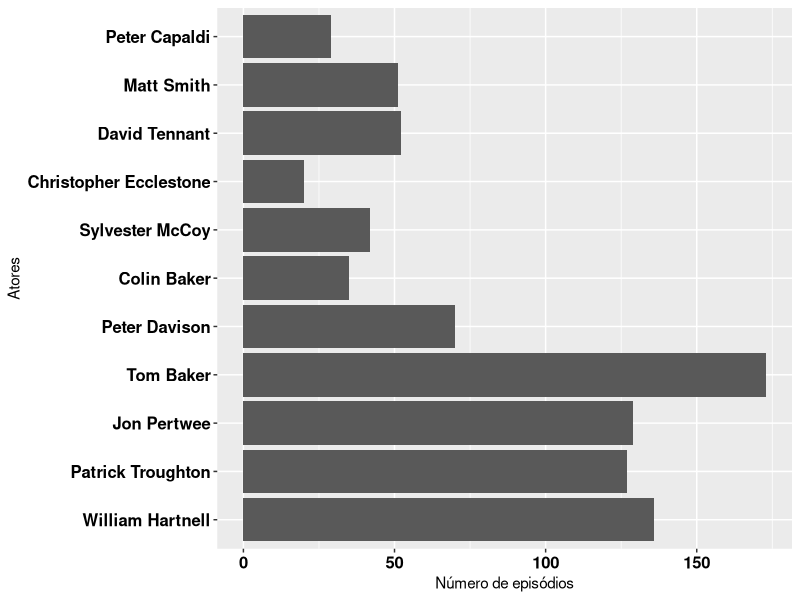
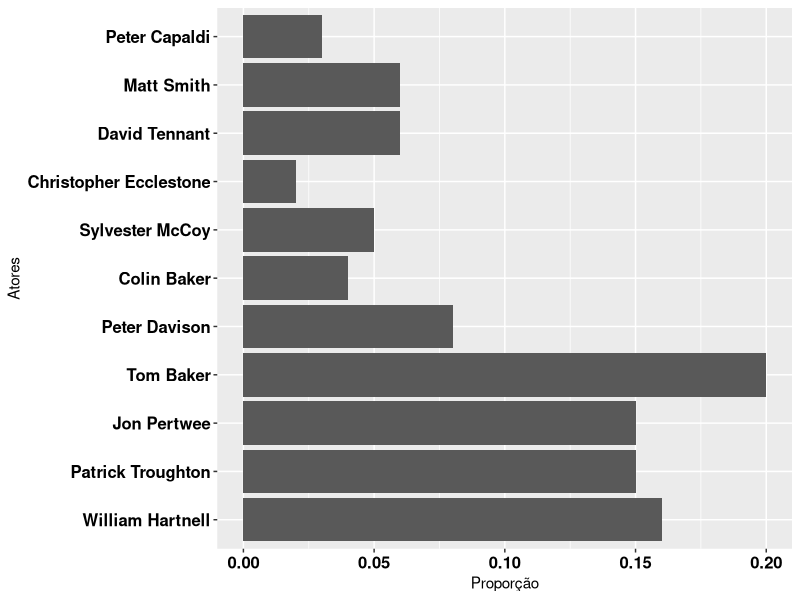
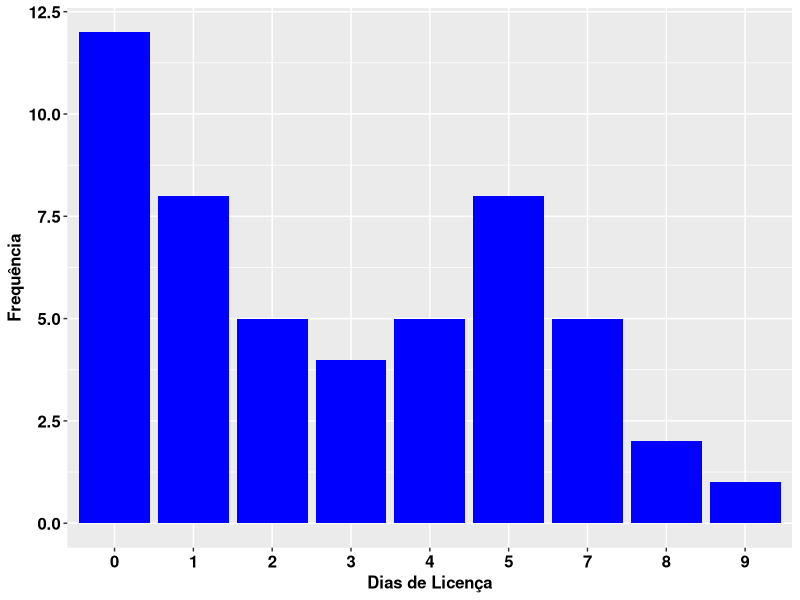
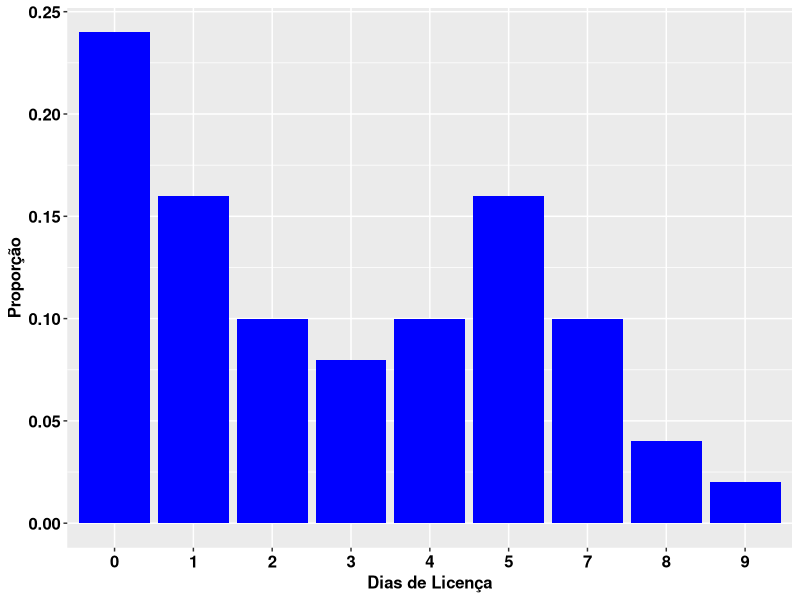
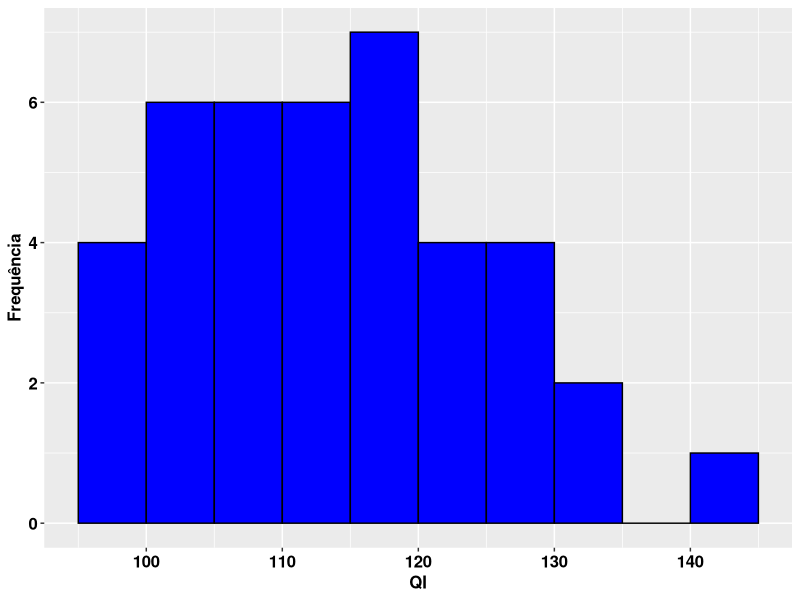
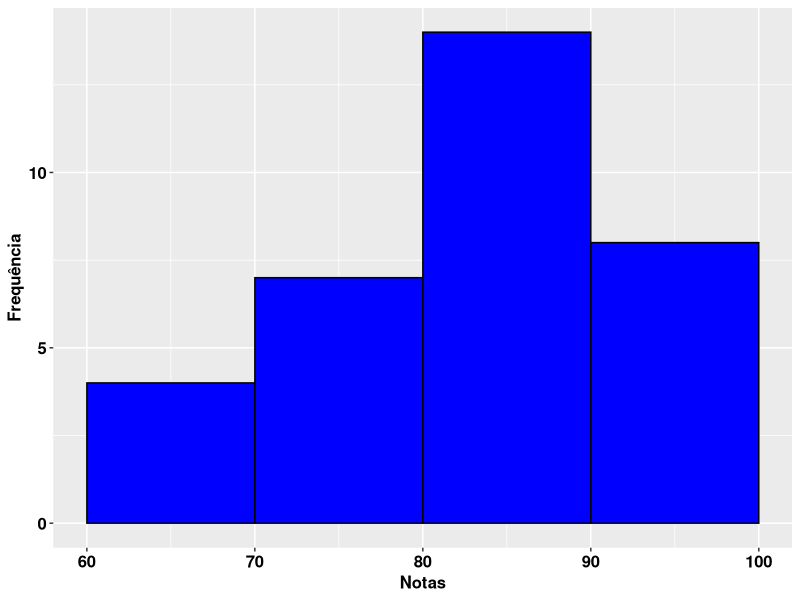

These figures' R source, in order:
## ---- chunk 1
dados <- read.delim("email50.txt", header=TRUE)
dados <- dados[, c("spam", "num_char", "line_breaks", "format", "number")]
library(knitr)
kable(dados)
## ---- chunk 2
dados <- read.delim("email.txt", header=TRUE)
dados <- dados[, c("spam", "num_char", "line_breaks", "format", "number")]
dados$spam1 <- ifelse(dados$spam==0, "not spam", "spam")

addmargins(table(dados$number))

#addmargins(table(dados$spam1,dados$number))
## ---- chunk 3
# http://4dpiecharts.com/2013/08/03/the-tenure-of-doctor-who-incarnations/
# http://www.imdb.com/title/tt0436992/fullcredits?ref_=tt_cl_sm#cast

whos <- data.frame(
  doctor = c(
    "William Hartnell",
    "Patrick Troughton",
    "Jon Pertwee",
    "Tom Baker",
    "Peter Davison",
    "Colin Baker",
    "Sylvester McCoy",
    "Christopher Ecclestone",
    "David Tennant",
    "Matt Smith",
    "Peter Capaldi"
  ),
  n_episodes = c(
    136,
    127,
    129,
    173,
    70,
    35,
    42,
    20,
    52,
    51,
    29
  ),
  stringsAsFactors = FALSE
)
whos$doctor <- factor(whos$doctor, levels = whos$doctor)

whos$prop <- round(whos$n_episodes/sum(whos$n_episodes),2)

rownames(whos) <- NULL
colnames(whos) <- c("Ator", "Frequência", "Proporção")
whos
## ---- chunk 4

library(ggplot2)
colnames(whos) <- c("doctor", "n_episodes", "prop")

ggplot(whos, aes(doctor, n_episodes)) +
  geom_bar(stat = "identity") +
  coord_flip() + 
    ylab("Número de episódios") +
    xlab("Atores")+
    theme(axis.text.x = element_text(face="bold", size=12, color="black"),
          axis.text.y = element_text(face="bold", size=12, color="black"))
## ---- chunk 5
ggplot(whos, aes(doctor, prop)) +
    geom_bar(stat = "identity") +
    coord_flip() + ylab("Proporção") + xlab("Atores") +
    theme(axis.text.x = element_text(face="bold", size=12, color="black"),
          axis.text.y = element_text(face="bold", size=12,color="black")) 
## ---- chunk 6
dias <- c(2,2,0,0,5,8,3,4,1,0,0,7,1,7,1,5,4,0,4,0,1,8,9,7,0, 1,7,2,5,5,4,3,3,0,0,2,5,1,3,0,1,0,2,4,5,0,5,7,5,1)

dias
## ---- chunk 7

freq <- as.data.frame(table(dias))
freq$prop <- round(freq$Freq/length(dias),2)
freq1 <- freq
colnames(freq1) <- c("Dias de licença","Frequência","Proporção")
rownames(freq1)<- NULL
freq1
## ---- chunk 8
#barplot(freq$Freq, main="Licença Médica", xlab="Dias",  
#   ylab="Frequência",names.arg=freq$dias,col="lightblue")

#http://docs.ggplot2.org/0.9.3.1/geom_bar.html
ggplot(freq, aes(dias, Freq)) +
  geom_bar(stat = "identity", fill="blue") + 
    ylab("Frequência") + xlab("Dias de Licença") +
    theme(axis.text = element_text(face="bold", size=12, color="black"),
          axis.title = element_text(face="bold", size=12, color="black"))
## ---- chunk 9
#Prop <- freq$Freq/length(dias)
#barplot(Prop, main="Licença Médica", xlab="Dias",  
#   ylab="Proporção",names.arg=freq$dias,col="lightblue")

ggplot(freq, aes(dias, prop)) +
    geom_bar(stat = "identity", fill="blue") + 
    ylab("Proporção") + xlab("Dias de Licença") +
    theme(axis.text = element_text(face="bold", size=12, color="black"),
          axis.title = element_text(face="bold", size=12, color="black"))

## ---- chunk 10
QI <- c(114, 122, 103, 118, 99, 105, 134, 125, 117, 106, 109, 104, 111, 127, 133, 111, 117, 103, 120, 98, 100, 130, 141, 119, 128, 106, 109, 115, 113, 121, 100, 130, 125, 117, 119, 113, 104, 108, 110, 102)

QI
## ---- chunk 11
sort(QI)
## ---- chunk 12
sort(QI)
## ---- chunk 13
dadosQI <- data.frame(QI = QI)
## hist(QI, col="lightblue", xlab="QI", ylab="Frequência", main=" ", cex.lab=1.5, cex.axis=1.5)

ggplot(data=dadosQI, aes(dadosQI$QI)) + 
    geom_histogram(binwidth = 5, center=97.5, colour="black", fill="blue") +
    labs(x="QI", y="Frequência") + 
    theme(axis.title = element_text(face="bold", size=12, color="black"),
          axis.text = element_text(face="bold", size=12, color="black"))
## ---- chunk 14
QI
## ---- chunk 15
stem(QI)
## ---- chunk 16
notas <- c(65,68,68,70,71,71,73,76,77,77,79,81,82,82,83,83,83,84,
           86,87,87,87,88,89,90,91,91,92,93,94,94,95,98)
stem(notas, scale=0.5)
## ---- chunk 17
## hist(notas, col="lightblue",xlab="Notas",ylab="Frequência",main=" ",nclass=4,cex.axis=1.5,cex.lab=1.5)

ggplot(data=data.frame(notas=notas), aes(notas)) + 
    geom_histogram(binwidth = 10, closed="right", center=65, colour="black", fill="blue") +
    labs(x="Notas", y="Frequência") +
    theme(axis.title = element_text(face="bold", size=12, color="black"),
          axis.text = element_text(face="bold", size=12, color="black"))
